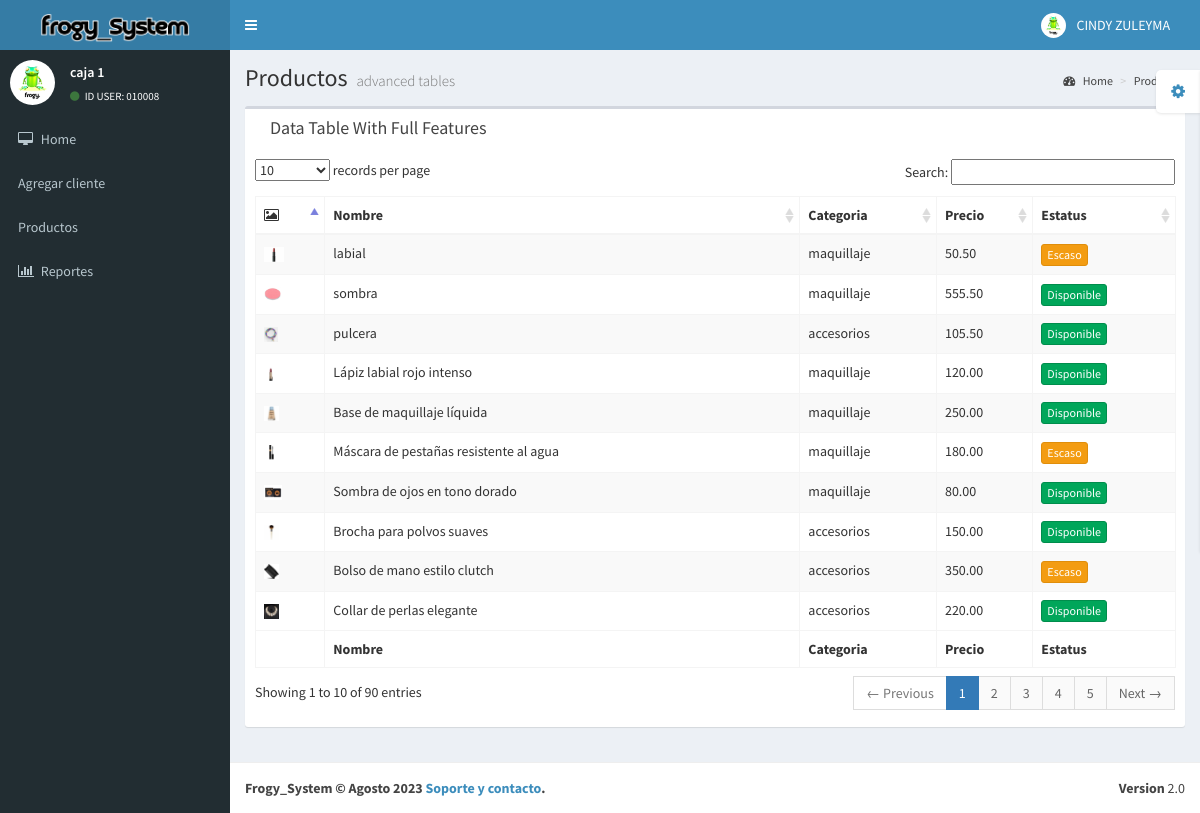
/public/productos.php (signed in), run on the app's committed database.
### tables this page shows
CREATE TABLE `usuarios` (
  `id_usuario` int NOT NULL,
  `nombre` varchar(50) NOT NULL,
  `nombre_usuario` varchar(50) NOT NULL,
  `contraseña` varchar(20) NOT NULL,
  `rol` varchar(10) NOT NULL,
  `correo` varchar(100) NOT NULL,
  `telefono` varchar(20) NOT NULL
);

CREATE TABLE `productos` (
  `idProducto` int NOT NULL,
  `nombre` varchar(300) DEFAULT NULL,
  `categoria` varchar(40) DEFAULT NULL,
  `precio` decimal(10,2) DEFAULT NULL,
  `estatus` varchar(20) NOT NULL,
  `img` text NOT NULL
);

CREATE TABLE `categoria` (
  `id_categoria` int NOT NULL,
  `nombre_categoria` varchar(100) NOT NULL,
  `estatus` varchar(20) NOT NULL
);

### public/productos.php (the view, shortened to what this page needs)
<?php
$con = conectar();
$id_usuario = $_SESSION['id_usuario'];
if (!isset($_SESSION['id_usuario'])) {
  header("Location: ../index.php");
} else {
  $usuario = mysqli_query($con, "SELECT * FROM `usuarios` WHERE `id_usuario` LIKE '$id_usuario'");
  $user = mysqli_fetch_array($usuario);
  $nombre = $user['nombre'];
  $name_user = $user['nombre_usuario'];
?>
  <!DOCTYPE html>
  <html>
  <head>
    <link href="../bootstrap/css/bootstrap.min.css" rel="stylesheet" type="text/css" />
    <link href="https://maxcdn.bootstrapcdn.com/font-awesome/4.3.0/css/font-awesome.min.css" rel="stylesheet" type="text/css" />
    <link href="http://code.ionicframework.com/ionicons/2.0.0/css/ionicons.min.css" rel="stylesheet" type="text/css" />
    <link href="../plugins/datatables/dataTables.bootstrap.css" rel="stylesheet" type="text/css" />
    <link href="../dist/css/AdminLTE.min.css" rel="stylesheet" type="text/css" />
    <link href="../dist/css/skins/_all-skins.min.css" rel="stylesheet" type="text/css" />
  </head>
  <body class="skin-blue">
    <div class="wrapper">
      <header class="main-header">
        <a href="../public/inicio.php" class="logo"><img src="../img/text/frogy_logoBLANCO.png" height="30px"></a>
        <nav class="navbar navbar-static-top" role="navigation">
          <a href="#" class="sidebar-toggle" data-toggle="offcanvas" role="button">
          </a>
          <div class="navbar-custom-menu">
            <ul class="nav navbar-nav">
              <li class="dropdown user user-menu">
                <a href="#" class="dropdown-toggle" data-toggle="dropdown">
                  <img src="../img/icon/LOGO_frogy.png" class="user-image" alt="User Image" />
                  <span class="hidden-xs"><?php echo $nombre ?></span>
                </a>
              </li>
            </ul>
          </div>
        </nav>
      </header>
      <?php include("../admin/menu.php") ?>
      <div class="content-wrapper">
        <section class="content-header">
          <h1>
            Productos
            <small>advanced tables</small>
          </h1>
          <ol class="breadcrumb">
            <li><a href="../public/inicio.php"><i class="fa fa-dashboard"></i> Home</a></li>
            <li><a href="#">Productos</a></li>
          </ol>
        </section>
        <section class="content">
          <div class="row">
            <div class="col-xs-12">
              <div class="box">
                <div class="box-header">
                  <div class="container">
                    <div class="row">
                      <div class="col-xs-10">
                        <h3 class="box-title">Data Table With Full Features</h3>
                      </div>
                    </div>
                  </div>
                </div>
                <div class="box-body">
                  <table id="example1" class="table table-bordered table-striped">
                    <thead>
                      <tr>
                        <th><i class="fa fa-picture-o"></i></th>
                        <th>Nombre</th>
                        <th>Categoria</th>
                        <th>Precio</th>
                        <th>Estatus</th>
                      </tr>
                    </thead>
                    <tbody>
                      <?php
                      $query = mysqli_query($con, "SELECT * FROM `productos`");
                      while ($row = mysqli_fetch_array($query)) {
                        $estatus = $row['estatus'];
                        $num_categoria = $row['categoria'];
                      ?>
                        <tr>
                          <td><img src="<?php echo $row['img'] ?>" alt="Imagen 1" height="15px" style="cursor: pointer;"></td>
                          <td><?php echo $row['nombre'] ?></td>
                          <td>
                            <?php
                            $sql = mysqli_query($con, "SELECT * FROM `categoria` WHERE `id_categoria` = $num_categoria");
                            $col = mysqli_fetch_array($sql);
                            echo $col['nombre_categoria']
                            ?>
                          </td>
                          <td><?php echo $row['precio'] ?></td>
                          <td>
                            <?php
                            if ($estatus == 'disponible') {
                            ?>
                                <form action="../php/estatus.php" method="post">
                                    <input type="submit" name="btn" value="Disponible" class="btn btn-success btn-xs">
                                </form>
                            <?php
                            } elseif ($estatus == 'agotado') {
                            ?>
                              <form action="../php/estatus.php" method="post">
                                    <input type="hidden" name="id" value="<?php echo$row['idProducto'] ?>">
                                    <input type="submit" name="btn" value="Agotado" class="btn btn-danger btn-xs">
                                </form>
                            <?php
                            } elseif ($estatus == 'escaso') {
                            ?>
                              <form action="../php/estatus.php" method="post">
                                    <input type="submit" name="btn" value="Escaso" class="btn btn-warning btn-xs">
                                </form>
                            <?php
                            }
                            ?>
                          </td>
                        </tr>
                      <?php
                      }
                      ?>
                    </tbody>
                    <tfoot>
                      <tr>
                        <th></th>
                        <th>Nombre</th>
                        <th>Categoria</th>
                        <th>Precio</th>
                        <th>Estatus</th>
                      </tr>
                    </tfoot>
                  </table>
                </div>
              </div>
            </div>
          </div>
        </section>
      </div>
      <footer class="main-footer">
    <div class="pull-right hidden-xs">
      <b>Version</b> 2.0
    </div>
    <strong>Frogy_System &copy; Agosto 2023<a href="../contacto.html" target="_blank"> Soporte y contacto</a>.</strong>
  </footer>
    </div>
  </body>
  </html>
<?php
}
?>

### admin/menu.php (shortened to what this page needs)
<aside class="main-sidebar">
  <section class="sidebar">
    <div class="user-panel">
      <div class="pull-left image">
        <img src="../img/icon/LOGO_frogy.png" class="img-circle" alt="User Image" />
      </div>
      <div class="pull-left info">
        <p><?php echo $name_user ?></p>
        <a href="#"><i class="fa fa-circle text-success"></i> ID USER: 01000<?php echo $id_usuario ?></a>
      </div>
    </div>
    <ul class="sidebar-menu">
      <li class="treeview">
        <a href="../public/inicio.php">
          <i class="fa fa-desktop"></i> <span>Home</span>
        </a>
      </li>
      <li class="treeview">
        <a href="../public/clientes.php">
          <i class="ion ion-person-add"></i> <span>Agregar cliente</span>
        </a>
      </li>
      <li class="treeview">
        <a href="../public/productos.php">
          <i class="ion ion-ios-pricetag-outline"></i> <span>Productos</span>
        </a>
      </li>
      <li class="treeview">
        <a href="../public/reportes.php">
          <i class="fa fa-bar-chart-o"></i> <span>Reportes</span>
        </a>
      </li>
    </ul>
  </section>
</aside>

### data on the page
usuarios: nombre "CINDY ZULEYMA", nombre_usuario "caja 1"
productos: img (picture), nombre "labial", categoria.nombre_categoria "maquillaje", precio "50.50"
productos: img (picture), nombre "sombra", categoria.nombre_categoria "maquillaje", precio "555.50"
productos: img (picture), nombre "pulcera", categoria.nombre_categoria "accesorios", precio "105.50"
productos: img (picture), nombre "Lápiz labial rojo intenso", categoria.nombre_categoria "maquillaje", precio "120.00"
productos: img (picture), nombre "Base de maquillaje líquida", categoria.nombre_categoria "maquillaje", precio "250.00"
productos: img (picture), nombre "Máscara de pestañas resistente al agua", categoria.nombre_categoria "maquillaje", precio "180.00"
productos: img (picture), nombre "Sombra de ojos en tono dorado", categoria.nombre_categoria "maquillaje", precio "80.00"
productos: img (picture), nombre "Brocha para polvos suaves", categoria.nombre_categoria "accesorios", precio "150.00"
productos: img (picture), nombre "Bolso de mano estilo clutch", categoria.nombre_categoria "accesorios", precio "350.00"
productos: img (picture), nombre "Collar de perlas elegante", categoria.nombre_categoria "accesorios", precio "220.00"

### other printed values
$id_usuario "8"
